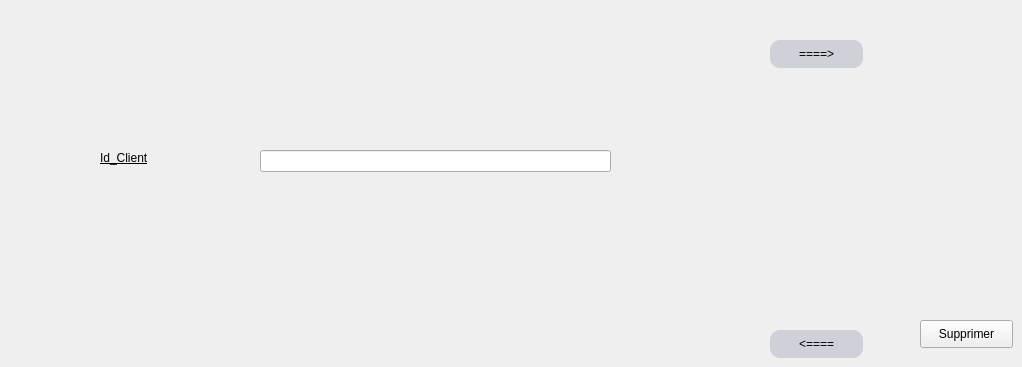
      <widget class="QWidget" name="tab_16">
       <attribute name="title">
        <string>Remove Client</string>
       </attribute>
       <widget class="QLabel" name="label_56">
        <property name="geometry">
         <rect>
          <x>100</x>
          <y>150</y>
          <width>71</width>
          <height>16</height>
         </rect>
        </property>
        <property name="styleSheet">
         <string notr="true">color: rgb(0, 0, 0);
border-color: rgb(255, 255, 255);
text-decoration: underline;
font: 75 10pt &quot;MS Shell Dlg 2&quot;;
</string>
        </property>
        <property name="text">
         <string>Id_Client</string>
        </property>
       </widget>
       <widget class="QLineEdit" name="lineEdit_53">
        <property name="geometry">
         <rect>
          <x>260</x>
          <y>150</y>
          <width>351</width>
          <height>22</height>
         </rect>
        </property>
       </widget>
       <widget class="QPushButton" name="pushButton_13">
        <property name="geometry">
         <rect>
          <x>920</x>
          <y>320</y>
          <width>93</width>
          <height>28</height>
         </rect>
        </property>
        <property name="text">
         <string>Supprimer</string>
        </property>
       </widget>
       <widget class="QPushButton" name="Previous1">
        <property name="geometry">
         <rect>
          <x>770</x>
          <y>330</y>
          <width>93</width>
          <height>28</height>
         </rect>
        </property>
        <property name="styleSheet">
         <string notr="true">
QPushButton{
background:#ced1d8;
border-style:outset;
border-radius:10px;
}
QPushButton:pressed{
background-color:rgb(224,0,0);
border-style:inset;}
QPushButton:hover {
    background-color:rgb(5, 255, 0);
    }
</string>
        </property>
        <property name="text">
         <string>&lt;====</string>
        </property>
       </widget>
       <widget class="QPushButton" name="Next1">
        <property name="geometry">
         <rect>
          <x>770</x>
          <y>40</y>
          <width>93</width>
          <height>28</height>
         </rect>
        </property>
        <property name="styleSheet">
         <string notr="true">
QPushButton{
background:#ced1d8;
border-style:outset;
border-radius:10px;
}
QPushButton:pressed{
background-color:rgb(224,0,0);
border-style:inset;}
QPushButton:hover {
    background-color:rgb(5, 255, 0);
    }
</string>
        </property>
        <property name="text">
         <string>====&gt;</string>
        </property>
       </widget>
      </widget>
